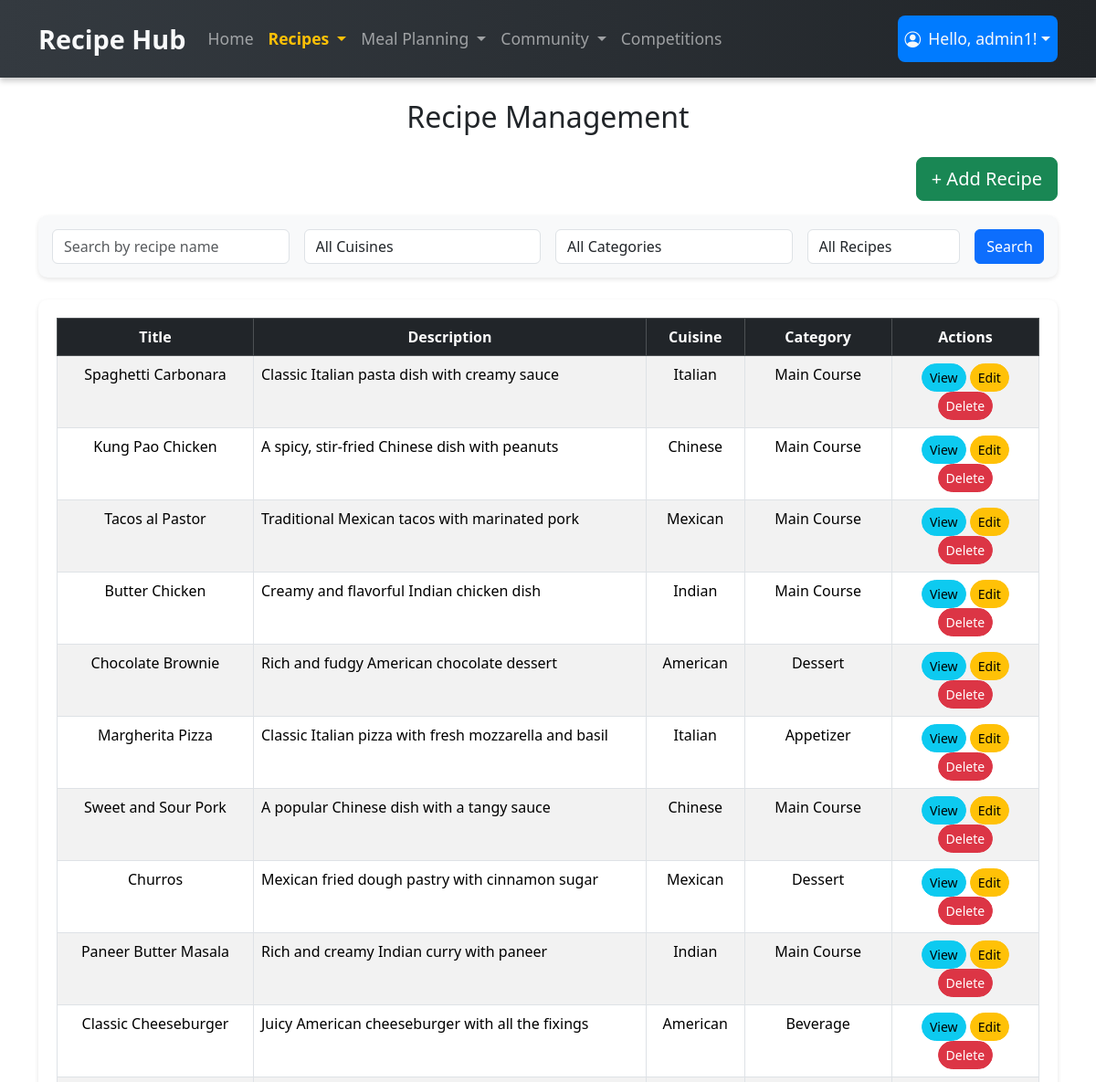
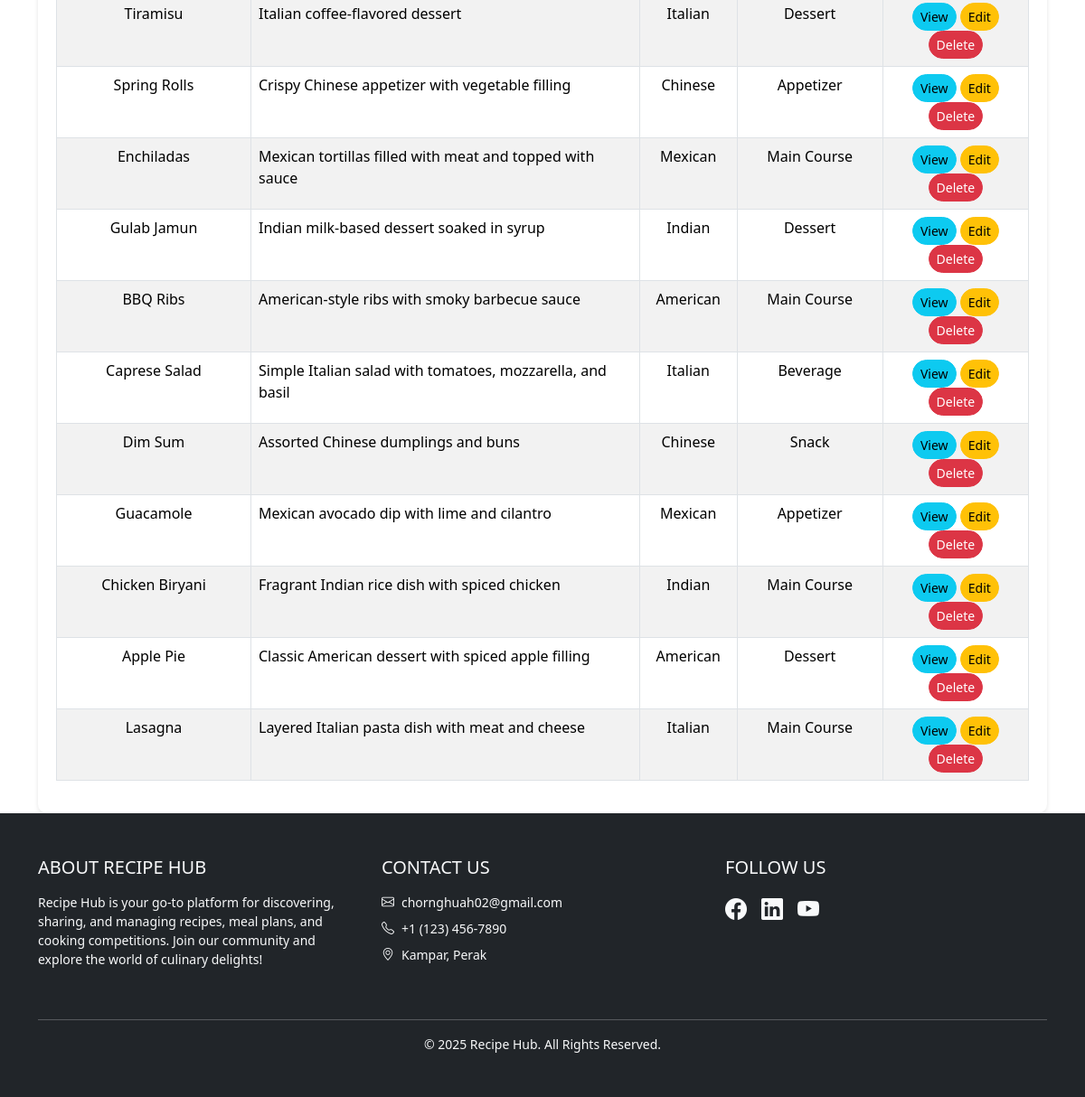
The page /recipe_management_module/recipe_admin.php (signed in) on the database its author committed (2 pictures, top to bottom).
### tables this page shows
CREATE TABLE Recipe (
    recipe_id INT AUTO_INCREMENT PRIMARY KEY,
    user_id INT NOT NULL,
    cuisine_id INT,
    category_id INT,
    title VARCHAR(100) NOT NULL,
    description TEXT NOT NULL,
    prep_time TIME NOT NULL,
    cook_time TIME NOT NULL,
    servings INT NOT NULL,
    spicy BOOLEAN NOT NULL DEFAULT FALSE,
    image_path VARCHAR(255),
    created_at TIMESTAMP DEFAULT CURRENT_TIMESTAMP,
    updated_at TIMESTAMP DEFAULT CURRENT_TIMESTAMP ON UPDATE CURRENT_TIMESTAMP,
    FOREIGN KEY (user_id) REFERENCES User(user_id) ON DELETE CASCADE,
    FOREIGN KEY (cuisine_id) REFERENCES Cuisine(cuisine_id) ON DELETE SET NULL,
    FOREIGN KEY (category_id) REFERENCES Category(category_id) ON DELETE SET NULL
);

CREATE TABLE Cuisine (
    cuisine_id INT AUTO_INCREMENT PRIMARY KEY,
    cuisine_name VARCHAR(50) NOT NULL
);

CREATE TABLE Category (
    category_id INT AUTO_INCREMENT PRIMARY KEY,
    category_name VARCHAR(50) NOT NULL
);

### recipe_management_module/recipe_admin.php (the view, shortened to what this page needs)
<?php
require '../user_module/database.php';
$params = [];
$types = '';
$whereSQL = '';
$sql = "SELECT r.recipe_id, r.title, r.description, c.cuisine_name, cat.category_name, r.user_id
        FROM Recipe r
        LEFT JOIN Cuisine c ON r.cuisine_id = c.cuisine_id
        LEFT JOIN Category cat ON r.category_id = cat.category_id
        $whereSQL";
$stmt = $con->prepare($sql);
if ($stmt && !empty($params)) {
    $stmt->bind_param($types, ...$params);
    $stmt->execute();
    $result = $stmt->get_result();
} else {
    $result = $con->query($sql);
}
?>
<!DOCTYPE html>
<html lang="en">
<head>
    <link href="https://cdn.jsdelivr.net/npm/bootstrap@5.3.2/dist/css/bootstrap.min.css" rel="stylesheet">
</head>
<body>
    <?php include("../navbar.php"); ?>
    <div class="container mt-4">
        <h2 class="mb-4 text-center">Recipe Management</h2>
        <div class="d-flex justify-content-end mb-3">
            <a href="add_recipe.php" class="btn btn-success btn-lg">+ Add Recipe</a>
        </div>
        <div class="search-bar mb-4">
            <form id="searchForm">
                <div class="row g-3">
                    <div class="col-md-3">
                        <input type="text" class="form-control" id="searchTitle" placeholder="Search by recipe name">
                    </div>
                    <div class="col-md-3">
                        <select class="form-control" id="filterCuisine">
                            <option value="">All Cuisines</option>
                        </select>
                    </div>
                    <div class="col-md-3">
                        <select class="form-control" id="filterCategory">
                            <option value="">All Categories</option>
                        </select>
                    </div>
                    <div class="col-md-2">
                        <select class="form-control" id="filterOwnership">
                            <option value="all">All Recipes</option>
                        </select>
                    </div>
                    <div class="col-md-1">
                        <button type="button" class="btn btn-primary w-100" onclick="searchRecipes()">Search</button>
                    </div>
                </div>
            </form>
        </div>
        <div class="table-container">
            <table class="table table-striped table-hover table-bordered text-center" id="recipeTable">
                <thead class="table-dark">
                    <tr>
                        <th class="title-column">Title</th>
                        <th class="description-column">Description</th>
                        <th class="cuisine-column">Cuisine</th>
                        <th class="category-column">Category</th>
                        <th class="actions-column">Actions</th>
                    </tr>
                </thead>
                <tbody>
                    <?php while ($row = $result->fetch_assoc()) { ?>
                        <tr>
                            <td><?php echo htmlspecialchars($row['title']); ?></td>
                            <td align="left"><?php echo htmlspecialchars($row['description']); ?></td>
                            <td><?php echo htmlspecialchars($row['cuisine_name']); ?></td>
                            <td><?php echo htmlspecialchars($row['category_name']); ?></td>
                            <td>
                                <button class="btn btn-info btn-sm" data-bs-toggle="modal" data-bs-target="#viewModal"
                                    onclick="loadRecipeDetails(<?php echo $row['recipe_id']; ?>)">View</button>
                                <a href="edit_recipe.php?recipe_id=<?php echo $row['recipe_id']; ?>" class="btn btn-warning btn-sm">Edit</a>
                                <button class="btn btn-danger btn-sm" onclick="confirmDelete(<?php echo $row['recipe_id']; ?>)">Delete</button>
                            </td>
                        </tr>
                    <?php } ?>
                </tbody>
            </table>
        </div>
    </div>
    <?php include '../footer.php'; ?>
</body>
</html>

### recipe_management_module/recipe_admin.php (style rules this page uses)
.btn-sm { border-radius: 20px; }
.actions-column { width: 15%; }
.title-column { width: 20%; }
.description-column { width: 40%; }
.cuisine-column { width: 10%; }
.category-column { width: 15%; }
.search-bar { background-color: #f8f9fa; padding: 15px; border-radius: 10px; box-shadow: 0 2px 5px rgba(0, 0, 0, 0.1); }
.table-container { background-color: #ffffff; padding: 20px; border-radius: 10px; box-shadow: 0 2px 5px rgba(0, 0, 0, 0.1); }

### navbar.php (style rules this page uses)
html { overflow-y: scroll; }

### rows shown on the page
recipe: title "Spaghetti Carbonara", description "Classic Italian pasta dish with creamy sauce", cuisine.cuisine_name "Italian", category.category_name "Main Course"
recipe: title "Kung Pao Chicken", description "A spicy, stir-fried Chinese dish with peanuts", cuisine.cuisine_name "Chinese", category.category_name "Main Course"
recipe: title "Tacos al Pastor", description "Traditional Mexican tacos with marinated pork", cuisine.cuisine_name "Mexican", category.category_name "Main Course"
recipe: title "Butter Chicken", description "Creamy and flavorful Indian chicken dish", cuisine.cuisine_name "Indian", category.category_name "Main Course"
recipe: title "Chocolate Brownie", description "Rich and fudgy American chocolate dessert", cuisine.cuisine_name "American", category.category_name "Dessert"
recipe: title "Margherita Pizza", description "Classic Italian pizza with fresh mozzarella and basil", cuisine.cuisine_name "Italian", category.category_name "Appetizer"
recipe: title "Sweet and Sour Pork", description "A popular Chinese dish with a tangy sauce", cuisine.cuisine_name "Chinese", category.category_name "Main Course"
recipe: title "Churros", description "Mexican fried dough pastry with cinnamon sugar", cuisine.cuisine_name "Mexican", category.category_name "Dessert"
recipe: title "Paneer Butter Masala", description "Rich and creamy Indian curry with paneer", cuisine.cuisine_name "Indian", category.category_name "Main Course"
recipe: title "Classic Cheeseburger", description "Juicy American cheeseburger with all the fixings", cuisine.cuisine_name "American", category.category_name "Beverage"
recipe: title "Tiramisu", description "Italian coffee-flavored dessert", cuisine.cuisine_name "Italian", category.category_name "Dessert"
recipe: title "Spring Rolls", description "Crispy Chinese appetizer with vegetable filling", cuisine.cuisine_name "Chinese", category.category_name "Appetizer"
recipe: title "Enchiladas", description "Mexican tortillas filled with meat and topped with sauce", cuisine.cuisine_name "Mexican", category.category_name "Main Course"
recipe: title "Gulab Jamun", description "Indian milk-based dessert soaked in syrup", cuisine.cuisine_name "Indian", category.category_name "Dessert"
recipe: title "BBQ Ribs", description "American-style ribs with smoky barbecue sauce", cuisine.cuisine_name "American", category.category_name "Main Course"
recipe: title "Caprese Salad", description "Simple Italian salad with tomatoes, mozzarella, and basil", cuisine.cuisine_name "Italian", category.category_name "Beverage"
recipe: title "Dim Sum", description "Assorted Chinese dumplings and buns", cuisine.cuisine_name "Chinese", category.category_name "Snack"
recipe: title "Guacamole", description "Mexican avocado dip with lime and cilantro", cuisine.cuisine_name "Mexican", category.category_name "Appetizer"
recipe: title "Chicken Biryani", description "Fragrant Indian rice dish with spiced chicken", cuisine.cuisine_name "Indian", category.category_name "Main Course"
recipe: title "Apple Pie", description "Classic American dessert with spiced apple filling", cuisine.cuisine_name "American", category.category_name "Dessert"
recipe: title "Lasagna", description "Layered Italian pasta dish with meat and cheese", cuisine.cuisine_name "Italian", category.category_name "Main Course"

### other values the page prints
$_SESSION['username'] "admin1"
